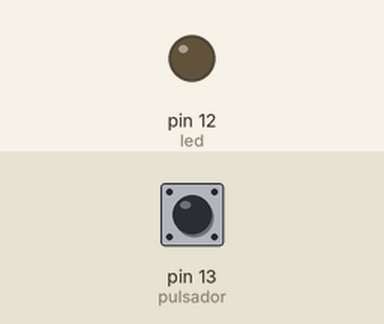
Recording of a sketch running on a simulated Arduino Uno, built with avr-gcc and run on an emulated ATmega328P. On the bench: output pins drawn as LEDs (lit = HIGH). The test bench sets the inputs (shaded band); at power-on: pin 13 (pulsador) LOW.

Above: at 1.2 s.
1.3 s: pin 13 (pulsador) pulled HIGH for 0.15 s
At 1.37 s:
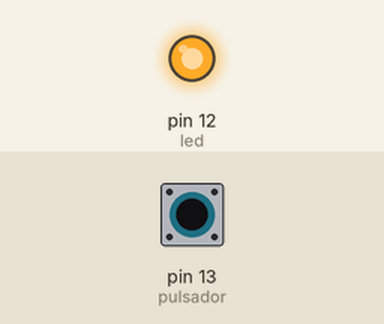
2.9 s: pin 13 (pulsador) pulled HIGH for 3.2 s
At 6.8 s:
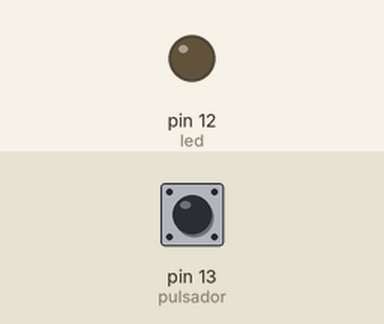
Timing chart, 0 to 8.3 s (numbered marks = the images above; inputs shaded):
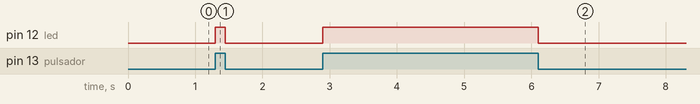

Measured:
- after the input at 1.3 s, pin 12 (led): LOW → HIGH at once, → LOW 0.15 s later
- after the input at 2.9 s, pin 12 (led): LOW → HIGH at once, → LOW 3.2 s later

The sketch:

practica3.ino
```cpp
// PRACTICA #3 VICTOR GALVAN

//Se declaran las variables (elementos)
int led = 12;
int pulsador = 13;

void setup() {
  pinMode(led, OUTPUT);
  // Se define el led como salida en el pin 12

  pinMode(pulsador, INPUT);
  // Se define el pulsador como entrada en el pin 13

}

void loop() {

  //se ejecutan las condiciones
  if(digitalRead(pulsador)==1){
    //si el pulsador esta presionado se prende el led
    digitalWrite(led, HIGH);
    }
  else{
    //si no esta presionado se apaga el led
    digitalWrite(led, LOW);
    }
}
```
